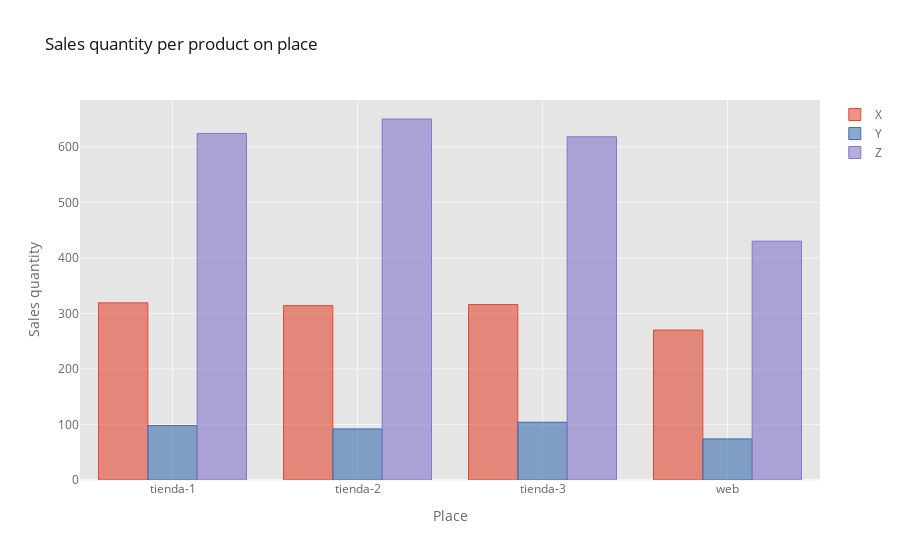

The notebook cell this image was saved under:
### Code cell
df = df_sales.groupby(['place_purchase','product'])['revenue'].count().unstack(fill_value=0)
df.iplot(kind='bar', xTitle='Place', yTitle='Sales quantity', title='Sales quantity per product on place')

### Figure 1 — Plotly figure (JSON) as saved in the notebook; plotly's stock layout.template omitted (floating-point values rounded to 4 significant figures)
{"data": [{"marker": {"color": "rgba(226, 74, 51, 0.6)", "line": {"color": "rgba(226, 74, 51, 1.0)", "width": 1}}, "name": "X", "orientation": "v", "text": "", "type": "bar", "x": ["tienda-1", "tienda-2", "tienda-3", "web"], "y": [319, 314, 316, 270]}, {"marker": {"color": "rgba(62, 111, 176, 0.6)", "line": {"color": "rgba(62, 111, 176, 1.0)", "width": 1}}, "name": "Y", "orientation": "v", "text": "", "type": "bar", "x": ["tienda-1", "tienda-2", "tienda-3", "web"], "y": [98, 92, 104, 74]}, {"marker": {"color": "rgba(132, 118, 202, 0.6)", "line": {"color": "rgba(132, 118, 202, 1.0)", "width": 1}}, "name": "Z", "orientation": "v", "text": "", "type": "bar", "x": ["tienda-1", "tienda-2", "tienda-3", "web"], "y": [624, 650, 618, 430]}], "layout": {"legend": {"bgcolor": "#FFFFFF", "font": {"color": "#666666"}}, "paper_bgcolor": "#FFFFFF", "plot_bgcolor": "#E5E5E5", "title": {"font": {"color": "#151516"}, "text": "Sales quantity per product on place"}, "xaxis": {"gridcolor": "#F6F6F6", "showgrid": true, "tickfont": {"color": "#666666"}, "title": {"font": {"color": "#666666"}, "text": "Place"}, "zerolinecolor": "#F6F6F6"}, "yaxis": {"gridcolor": "#F6F6F6", "showgrid": true, "tickfont": {"color": "#666666"}, "title": {"font": {"color": "#666666"}, "text": "Sales quantity"}, "zerolinecolor": "#F6F6F6"}}}
